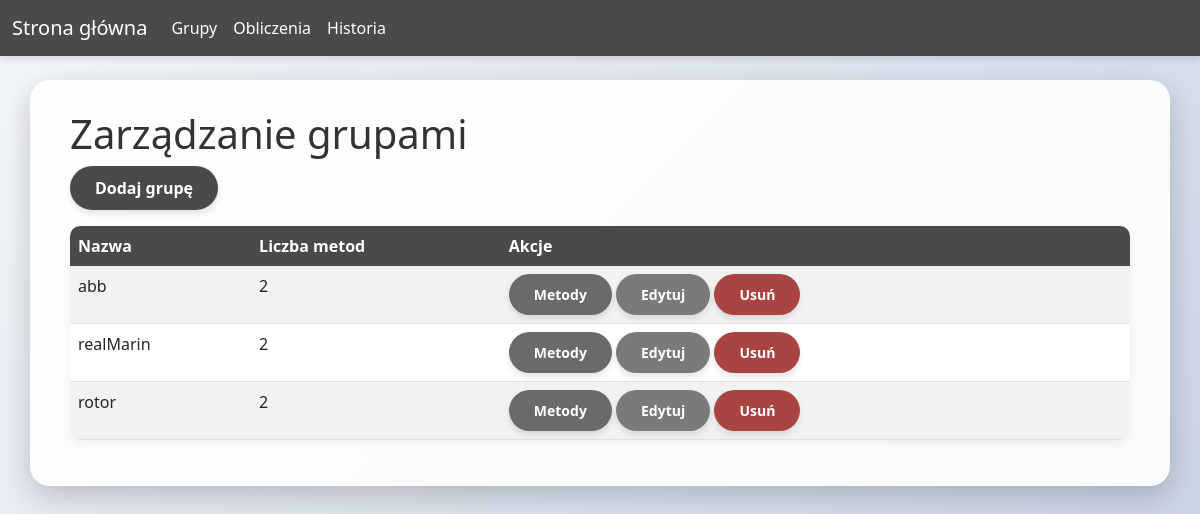
The page /grupy/ on the database as committed earlier.
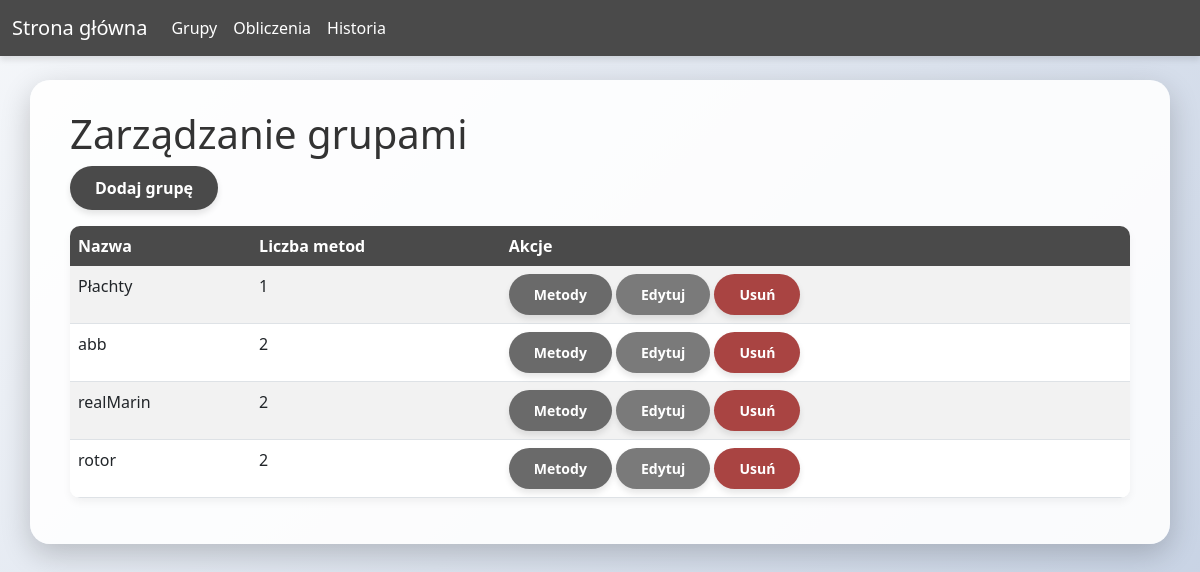
The same page on the database as committed later.
### app/models.py (models this page shows, shortened)
class Grupa(db.Model):
    __tablename__ = 'grupa'
    id = db.Column(db.Integer, primary_key=True)
    nazwa = db.Column(db.String(100), unique=True, nullable=False)
    metody = db.relationship('Metoda', backref='grupa', cascade='all, delete-orphan')

### app/routes/groups.py (the view)
@bp.route('/')
def list():
    grupy = Grupa.query.order_by(Grupa.nazwa).all()
    return render_template('groups/list.html', grupy=grupy)

### app/templates/groups/list.html
{% extends "base.html" %}
{% block content %}
<h1>Zarządzanie grupami</h1>
<a href="{{ url_for('groups.add') }}" class="btn btn-primary mb-3">Dodaj grupę</a>
<table class="table table-striped">
    <thead>
        <tr>
            <th>Nazwa</th>
            <th>Liczba metod</th>
            <th>Akcje</th>
        </tr>
    </thead>
    <tbody>
        {% for grupa in grupy %}
        <tr>
            <td>{{ grupa.nazwa }}</td>
            <td>{{ grupa.metody|length }}</td>
            <td>
                <a href="{{ url_for('methods.list', grupa_id=grupa.id) }}" class="btn btn-sm btn-info">Metody</a>
                <a href="{{ url_for('groups.edit', id=grupa.id) }}" class="btn btn-sm btn-warning">Edytuj</a>
                <form action="{{ url_for('groups.delete', id=grupa.id) }}" method="post" style="display:inline;">
                    <button type="submit" class="btn btn-sm btn-danger" onclick="return confirm('Na pewno?')">Usuń</button>
                </form>
            </td>
        </tr>
        {% endfor %}
    </tbody>
</table>
{% endblock %}

### app/templates/base.html (shortened to what this page needs)
<!DOCTYPE html>
<html lang="pl">
<head>
    <link href="https://cdn.jsdelivr.net/npm/bootstrap@5.3.0/dist/css/bootstrap.min.css" rel="stylesheet">
    <link rel="stylesheet" href="{{ url_for('static', filename='style.css') }}">
</head>
<body>
    <nav class="navbar navbar-expand-lg navbar-dark bg-dark">
        <div class="container-fluid">
            <a class="navbar-brand" href="/">Strona główna</a>
            <div class="collapse navbar-collapse" id="navbarNav">
                <ul class="navbar-nav">
                    <li class="nav-item">
                        <a class="nav-link" href="{{ url_for('groups.list') }}">Grupy</a>
                    </li>
                    <li class="nav-item">
                        <a class="nav-link" href="{{ url_for('calculation.index') }}">Obliczenia</a>
                    </li>
                    <li class="nav-item">
                        <a class="nav-link" href="{{ url_for('calculation.historia') }}">Historia</a>
                    </li>
                </ul>
            </div>
        </div>
    </nav>
    <div class="container mt-4">
        {% block content %}{% endblock %}
    </div>
</body>
</html>

### app/static/style.css (style rules this page uses)
body { background: linear-gradient(135deg, #f5f7fa 0%, #c3cfe2 100%); min-height: 100vh; margin: 0; padding: 0; font-family: 'Segoe UI', Tahoma, Geneva, Verdana, sans-serif; }
.container { background-color: rgba(255, 255, 255, 0.9); border-radius: 20px; box-shadow: 0 10px 30px rgba(0, 0, 0, 0.2); padding: 30px 40px; margin-top: 30px; margin-bottom: 30px; }
h1, h2, h3 { color: #333; }
.navbar { background-color: #4a4a4a !important; box-shadow: 0 4px 6px rgba(0, 0, 0, 0.1); }
.navbar-brand, .nav-link { color: white !important; font-weight: 500; }
.btn { border-radius: 50px; font-weight: bold; padding: 10px 25px; transition: all 0.3s ease; box-shadow: 0 4px 6px rgba(0, 0, 0, 0.1); border: none; }
.btn-primary { background-color: #4a4a4a; color: white; }
.btn-warning { background-color: #7a7a7a; color: white; }
.btn-info { background-color: #6a6a6a; color: white; }
.btn-danger { background-color: #a94442; }
.table { background-color: white; border-radius: 10px; overflow: hidden; box-shadow: 0 4px 8px rgba(0, 0, 0, 0.05); }
.table thead th { background-color: #4a4a4a; color: white; font-weight: 600; border-bottom: none; }
.table-striped tbody tr:nth-of-type(odd) { background-color: rgba(0, 0, 0, 0.02); }

Rows that differ between the two databases and show on the page:
added Grupa: nazwa "Płachty", metody|length "1"
